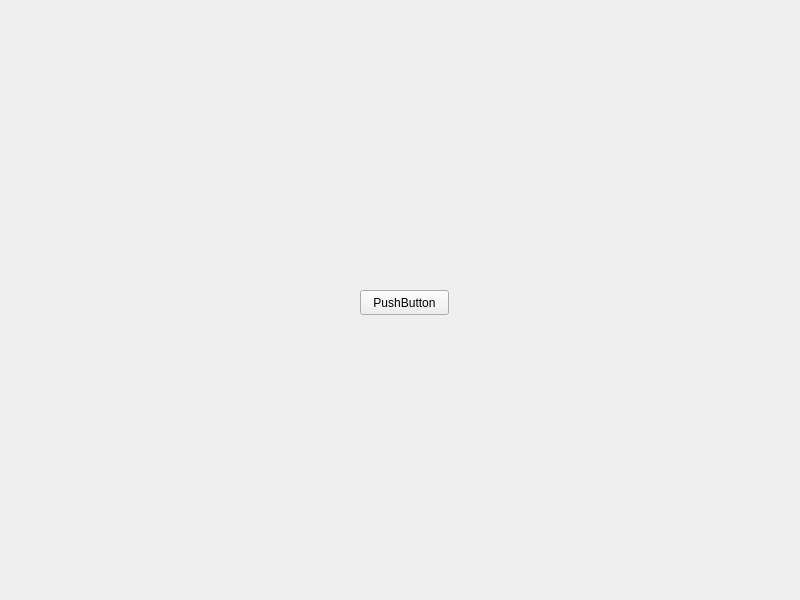
<?xml version="1.0" encoding="UTF-8"?>
<ui version="4.0">
 <class>Widget</class>
 <widget class="QWidget" name="Widget">
  <property name="geometry">
   <rect>
    <x>0</x>
    <y>0</y>
    <width>800</width>
    <height>600</height>
   </rect>
  </property>
  <property name="windowTitle">
   <string>Widget</string>
  </property>
  <widget class="QPushButton" name="pushButton">
   <property name="geometry">
    <rect>
     <x>360</x>
     <y>290</y>
     <width>89</width>
     <height>25</height>
    </rect>
   </property>
   <property name="text">
    <string>PushButton</string>
   </property>
  </widget>
 </widget>
 <resources/>
 <connections/>
</ui>
